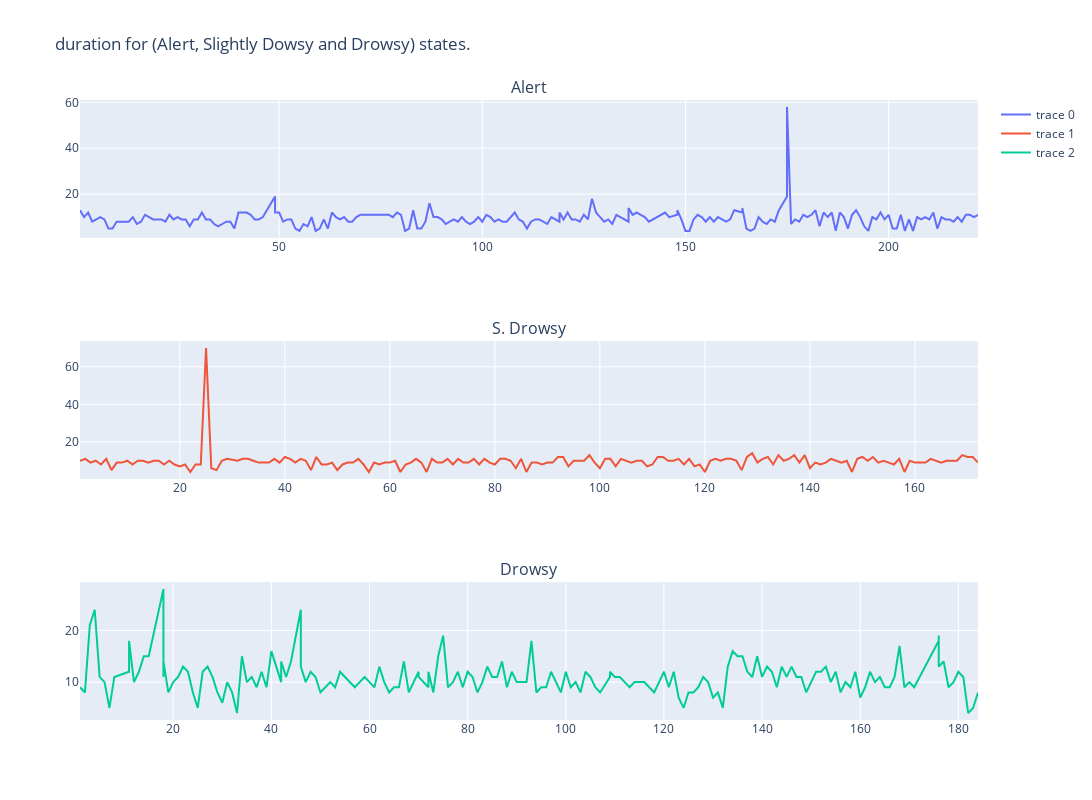

Notebook source saved alongside this figure:
### Markdown cell above
### Duration for all 3 states

### Code cell
from plotly.subplots import make_subplots
import plotly.graph_objects as go

fig = make_subplots(rows=3, cols=1,
subplot_titles=("Alert", "S. Drowsy", "Drowsy")
)

fig.append_trace(
    go.Line(x = df_0["blink_count"], y = df_0["duration"]),
    row=1, col=1
)

fig.append_trace(
    go.Line(x = df_5["blink_count"], y = df_5["duration"]),
    row=2, col=1
)

fig.append_trace(
    go.Line(x = df_10["blink_count"], y = df_10["duration"]),
    row=3, col=1
)

fig.update_layout(height=800, width=1550, title_text="duration for (Alert, Slightly Dowsy and Drowsy) states.")
fig.show()

### Figure 1 — Plotly figure (JSON) as saved in the notebook; plotly's stock layout.template omitted (floating-point values rounded to 4 significant figures; data arrays with more than 128 entries replaced by an {"elided": "..."} marker saying what was removed)
{"data": [{"type": "scatter", "x": {"elided": "217 int values"}, "xaxis": "x", "y": {"elided": "217 int values"}, "yaxis": "y"}, {"type": "scatter", "x": {"elided": "170 int values"}, "xaxis": "x2", "y": {"elided": "170 int values"}, "yaxis": "y2"}, {"type": "scatter", "x": {"elided": "184 int values"}, "xaxis": "x3", "y": {"elided": "184 int values"}, "yaxis": "y3"}], "layout": {"annotations": [{"font": {"size": 16}, "showarrow": false, "text": "Alert", "x": 0.5, "xanchor": "center", "xref": "paper", "y": 1, "yanchor": "bottom", "yref": "paper"}, {"font": {"size": 16}, "showarrow": false, "text": "S. Drowsy", "x": 0.5, "xanchor": "center", "xref": "paper", "y": 0.6111, "yanchor": "bottom", "yref": "paper"}, {"font": {"size": 16}, "showarrow": false, "text": "Drowsy", "x": 0.5, "xanchor": "center", "xref": "paper", "y": 0.2222, "yanchor": "bottom", "yref": "paper"}], "height": 800, "title": {"text": "duration for (Alert, Slightly Dowsy and Drowsy) states."}, "width": 1550, "xaxis": {"anchor": "y", "domain": [0, 1]}, "xaxis2": {"anchor": "y2", "domain": [0, 1]}, "xaxis3": {"anchor": "y3", "domain": [0, 1]}, "yaxis": {"anchor": "x", "domain": [0.7778, 1]}, "yaxis2": {"anchor": "x2", "domain": [0.3889, 0.6111]}, "yaxis3": {"anchor": "x3", "domain": [0, 0.2222]}}}
